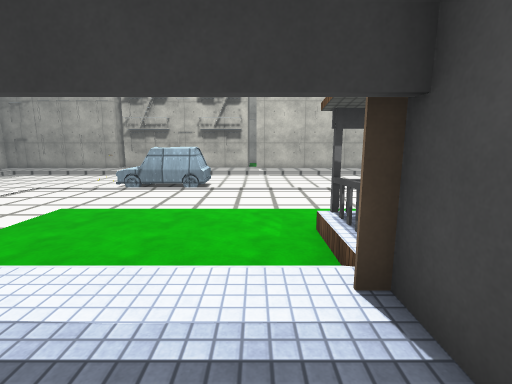
view 1 (above)

16 first-person views from a walk through a 3-D level made in the Unity game engine. The camera is 1.4 m above the floor, tilts 10° down and sees 85° across. The floor is counted in squares, 1 m on a side. Each view is taken from the middle of a square. On the plan, view 1 faces up. The plan holds only what a view shows up to about 14 squares ahead; the rest is blank. The place goes on beyond the plan. The player character is not drawn. Door leaves are left out, so doorways stand open. Surface patterns are stand-ins for the level's own textures.

view 2
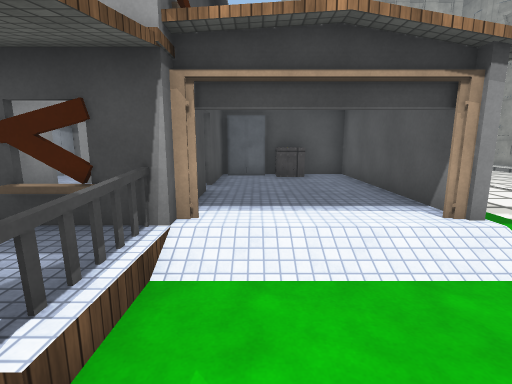

view 3
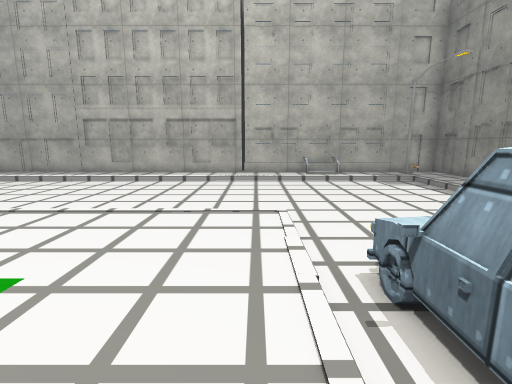

view 4
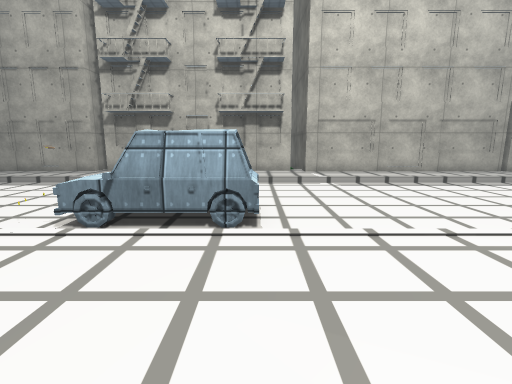

view 5
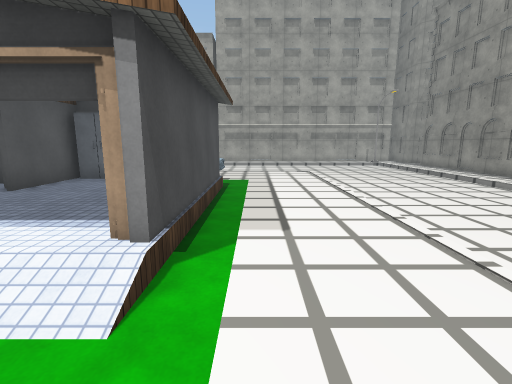

view 6
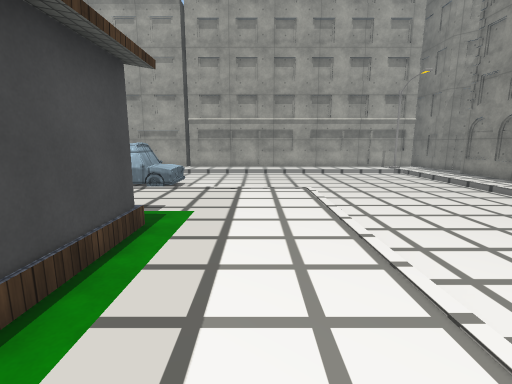

view 7
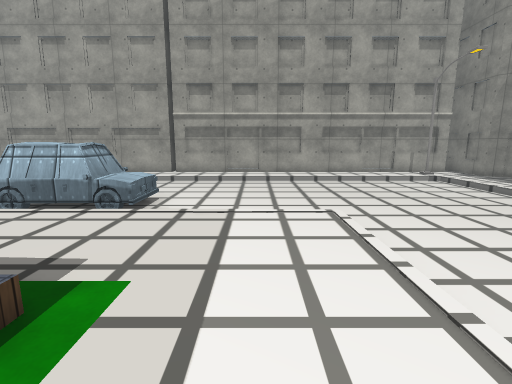

view 8
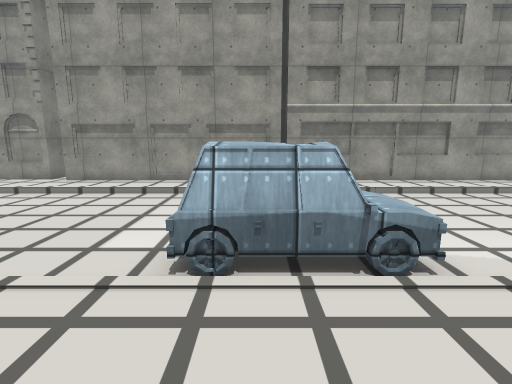

view 9
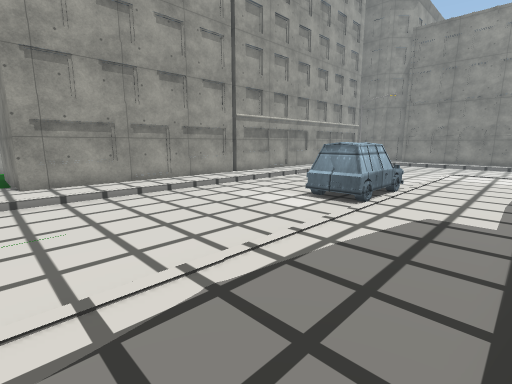

view 10
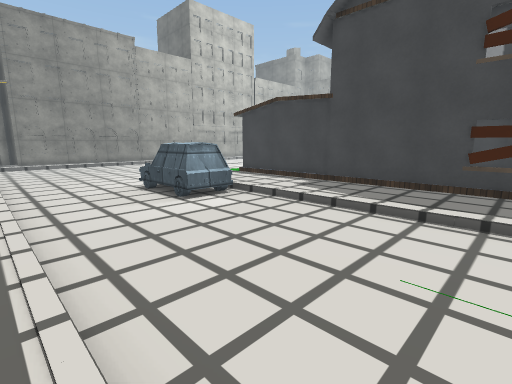

view 11
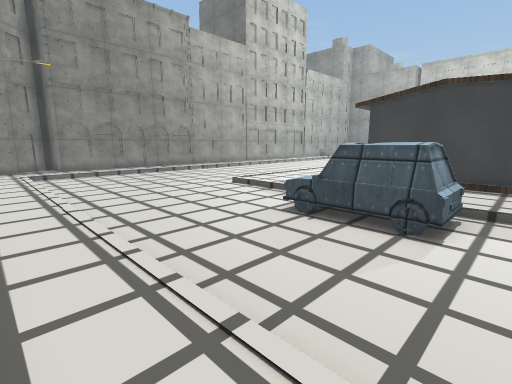

view 12
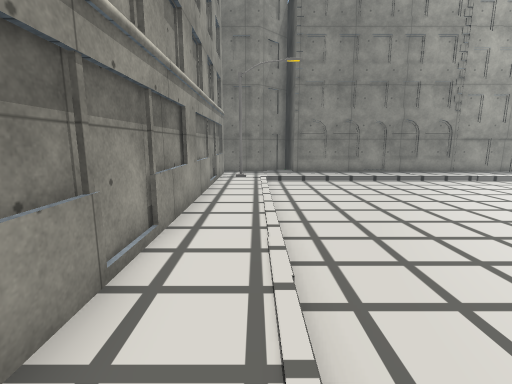

view 13
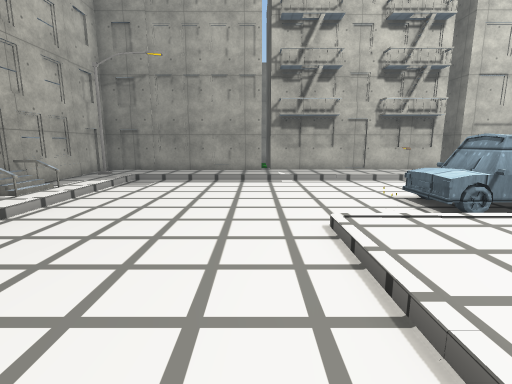

view 14
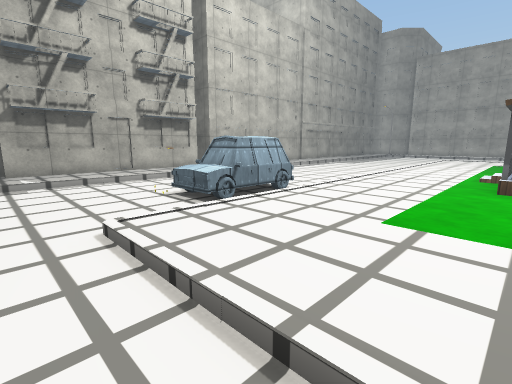

view 15
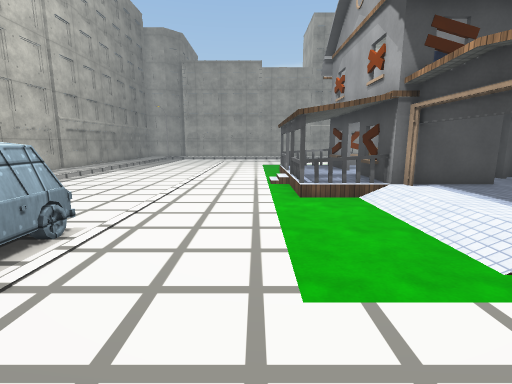

view 16
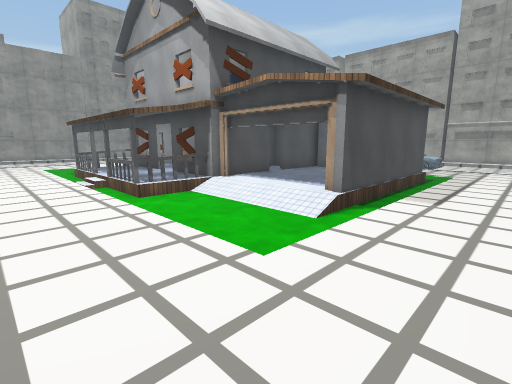

### Floor plan
Key: @ floor where view 1 was taken; # wall or solid block; x gap in a wall; . main floor; : floor 0.25 m higher than the main floor; - floor 0.25 m lower than the main floor; / step, stairs or slope; D open door; = window, fence, low wall or low ledge; C car; M machine; L closet; F fridge; O other object.
Columns run from 17 left of view 1 to 7 right of it. Each row starts with its distance up from view 1.
 18  ########################
 17  #.......................
 16  #O......................
 15  #............ ..........
 14  #............ ..........
 13  #=..........  ..........
 12  #//........CC C.........
 11  #=........OCCCC.........
 10  #..........C.C.........
  9  #.......................
  8  #......./...............
  7  #......./...............
  6  #......./...------#-//--
  5  #......./...------#=:#=O
  4  #......./...------x::::
  3  #......./...-DDDDD######
  2  #......./...##D:D##
  1  #......./...#::::#
  0  #......./...#:::@#   ##
 -1  #......./...#::::##  ##
 -2  #......./...#::::######
 -3  #......./...#:MM:### ##
 -4  #......./...###ML###O##F
 -5  #......./...............
 -6  #......./...............
 -7  #......./...............
 -8  #............CCCC.......
 -9  #............CCCC.......
-10  #............CCCC.......
-11  #.......................
-12 ##.......................
-13 #........................
-14 ##.......................
-15  #.......................
-16  ########################

Positions as (right, up) in squares from view 1, and headings:
1: (0, 0), facing up
2: (0, 7), facing down
3: (-2, 9), facing left
4: (-2, 6), facing up
5: (-5, 6), facing down
6: (-6, 1), facing down
7: (-6, -2), facing down
8: (-1, -5), facing down
9: (7, -5), facing down-left
10: (7, -14), facing up-left
11: (1, -15), facing up-left
12: (-2, -14), facing left
13: (-9, 5), facing up
14: (-9, 5), facing up-right
15: (-7, 7), facing right
16: (-7, 9), facing down-right
